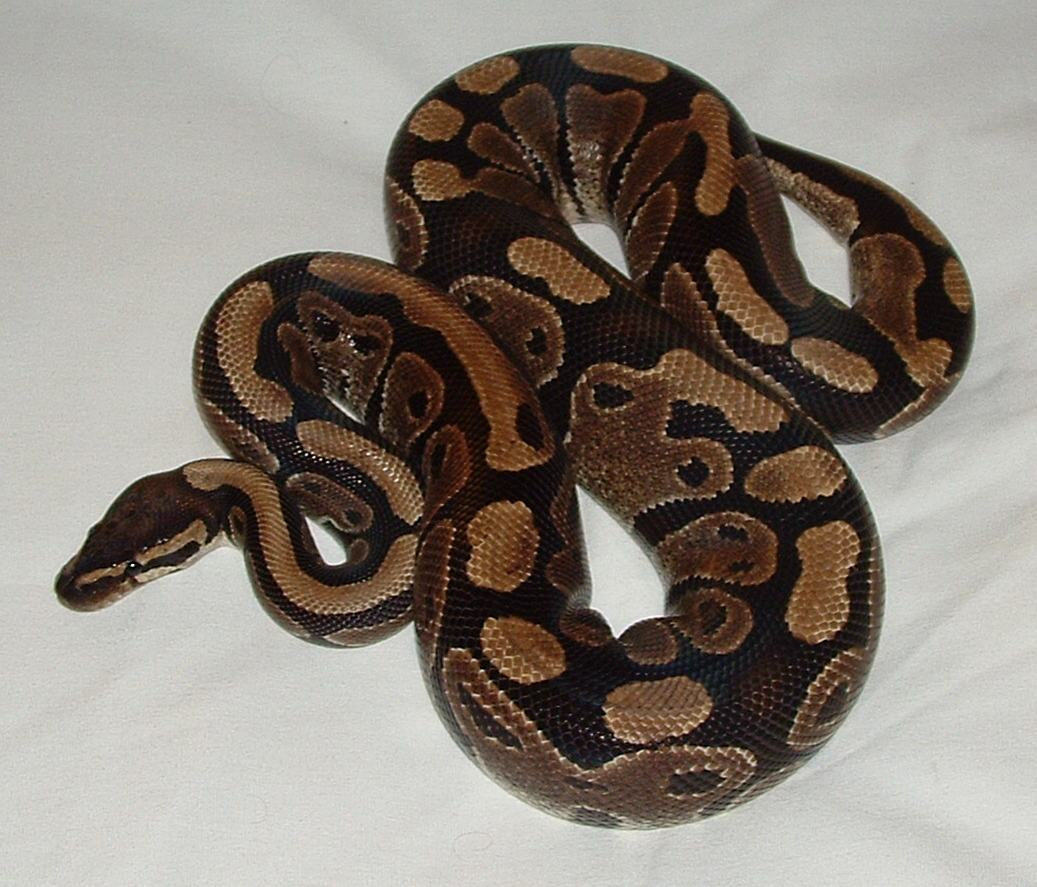
#> input picture hello-opencv/python.jpg, 1037 x 887 px, given in place of the camera
$ python contours.py
#> lines starting #> are read from the running program, lines starting #| are printed output that depends on the picture; after the words box and inside, x2 and y2 are one past the last pixel; in counts of white or black regions, pixels touching at a corner belong together
import cv2

title = "Contour Detection"

# size limits for the contour area
amin, amax = 100, 10000

# contour color and stroke
ccolor = (255, 0, 0)
stroke = 3

def main():

	mode = 0
	modes = (drawAllContours, drawContours, drawCircles)

	camera = cv2.VideoCapture(0);

	# loop forever
	while True:

		# load image
		rval, image = camera.read()
#> image is the input picture: shape (887, 1037, 3); mean B, G, R 121.1, 129.5, 137.6

		if image is not None:
			# thereshold image
		    grayscale_image = cv2.cvtColor(image, cv2.COLOR_BGR2GRAY)
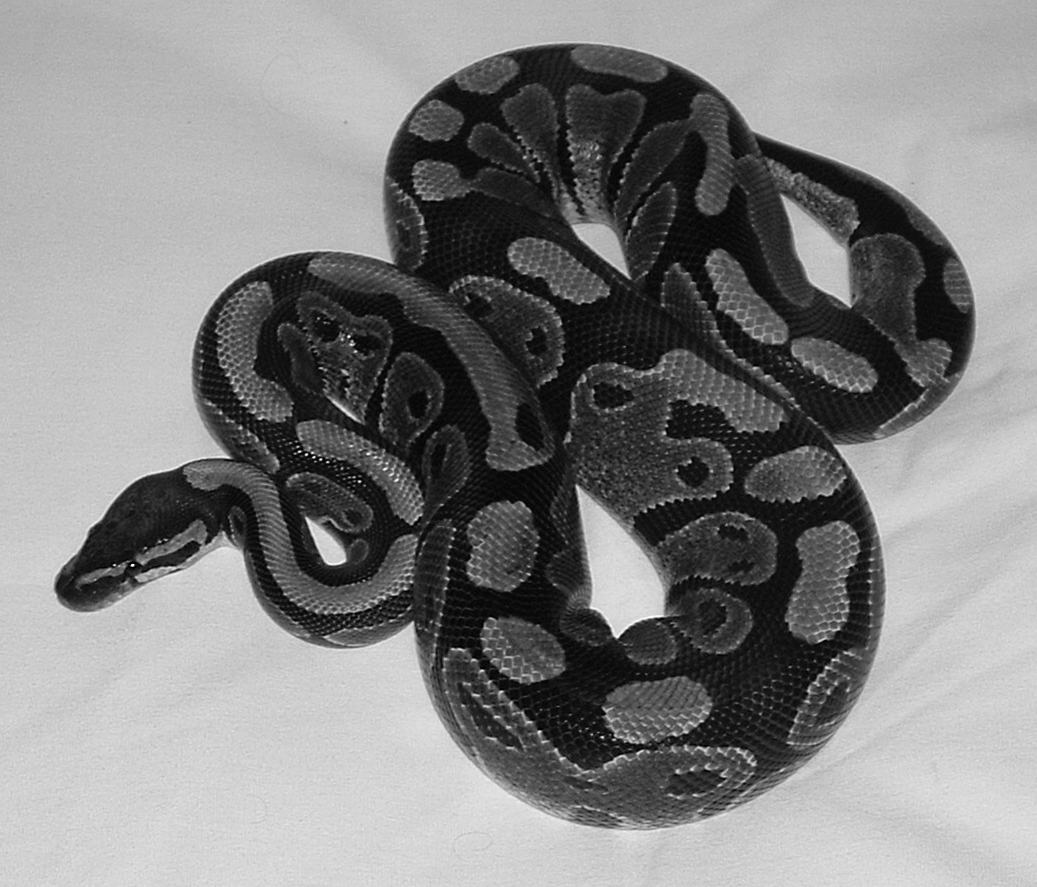
#> grayscale_image: shape (887, 1037); min 0, max 255, mean 131
		    ret, threshold_image = cv2.threshold(grayscale_image, 127, 255, 0)
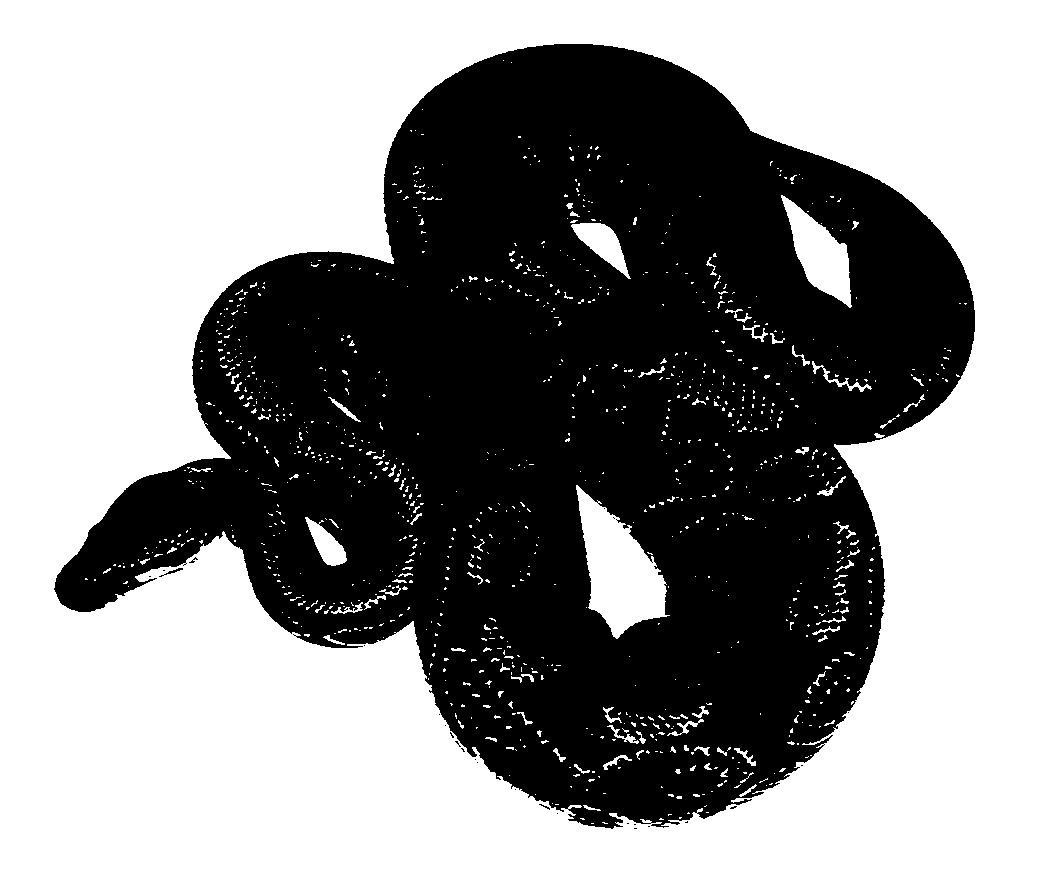
#> threshold_image: shape (887, 1037); 56.2% white; 27 black regions (25 under 20 px)

		    # get contours
		    contours, hierarchy = cv2.findContours(threshold_image, cv2.RETR_TREE,cv2.CHAIN_APPROX_SIMPLE)
#> contours = 1123 contours, 1071 with area under 20; largest, box (x1, y1, x2, y2) and area: (0, 0, 1037, 887) 917896, (53, 43, 976, 830) 427884, (576, 485, 670, 639) 7128, (781, 195, 852, 308) 3462, (571, 223, 631, 279) 1331

		    # get one of the contour drawing functions
		    drawingFunction = modes[mode]

		    # apply the function
		    drawingFunction(image, contours)

		    # show the image in the window
		    cv2.imshow(title, image)

		# handle keyboard events

		key = cv2.waitKey(1) & 0xFF
		if key == 0xFF: # no key pressed
			continue
		elif key == 27: # "ESC" to quit
			break
		elif key == 32: # "SPACE" to switch modes
			mode = (mode + 1) % len(modes)
		else:
			print("key code: {}".format(key))


def drawAllContours(frame, contours, color=ccolor):
	""" draw all the contours """
#> called with color = (255, 0, 0)
	cv2.drawContours(frame, contours, -1, color, stroke)
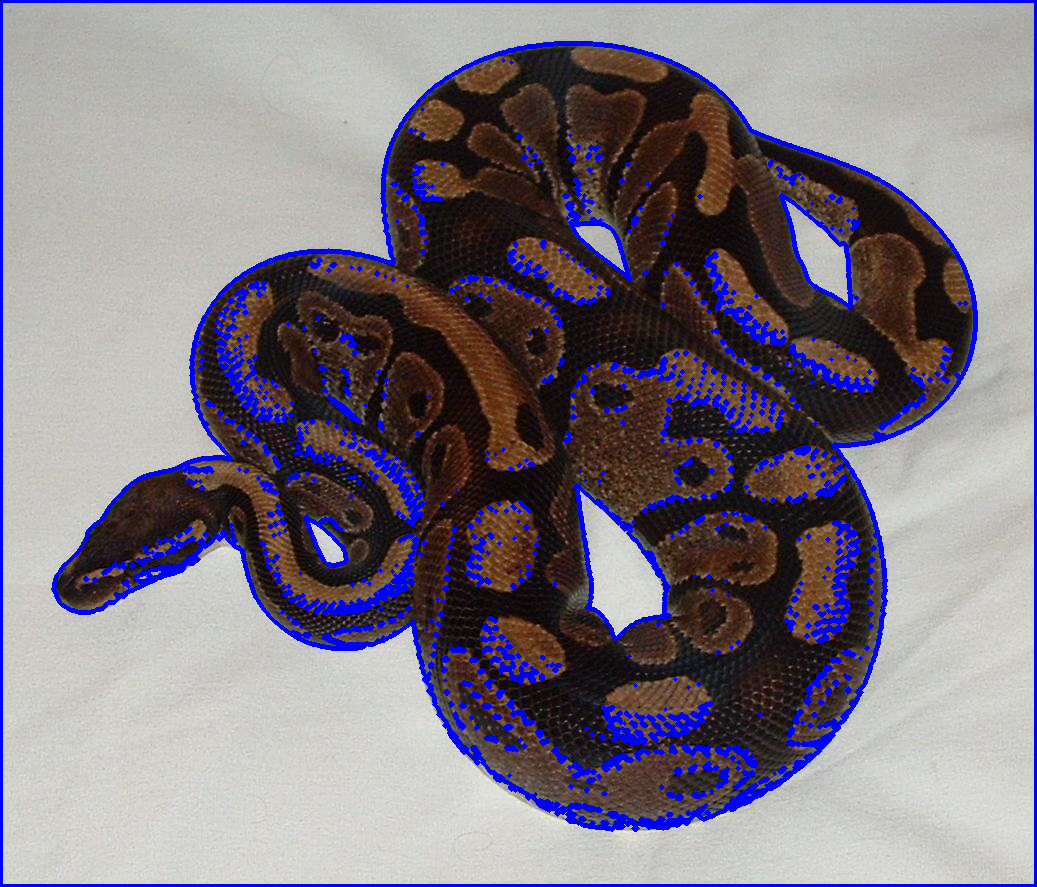
#> frame: shape (887, 1037, 3); mean B, G, R 132, 119.6, 126.6


def drawContours(frame, contours, minArea=amin, maxArea=amax, color=ccolor):
	""" only pick contours in a certain range """
	for i in range(len(contours)):
		if minArea < cv2.contourArea(contours[i]) < maxArea:
			cv2.drawContours(frame, (contours[i],), -1, color, stroke)


def drawCircles(frame, contours, minArea=amin, maxArea=amax, color=ccolor):
	""" draw the enclosing circles of the contours """
	for i in range(len(contours)):
		if minArea < cv2.contourArea(contours[i]) < maxArea:
			(x,y),radius = cv2.minEnclosingCircle(contours[i])
			center = (int(x), int(y))
			radius = int(radius)
			cv2.circle(frame,center,radius, color, stroke)

if __name__ == "__main__":
	main()
#> (key Esc is pressed here)
